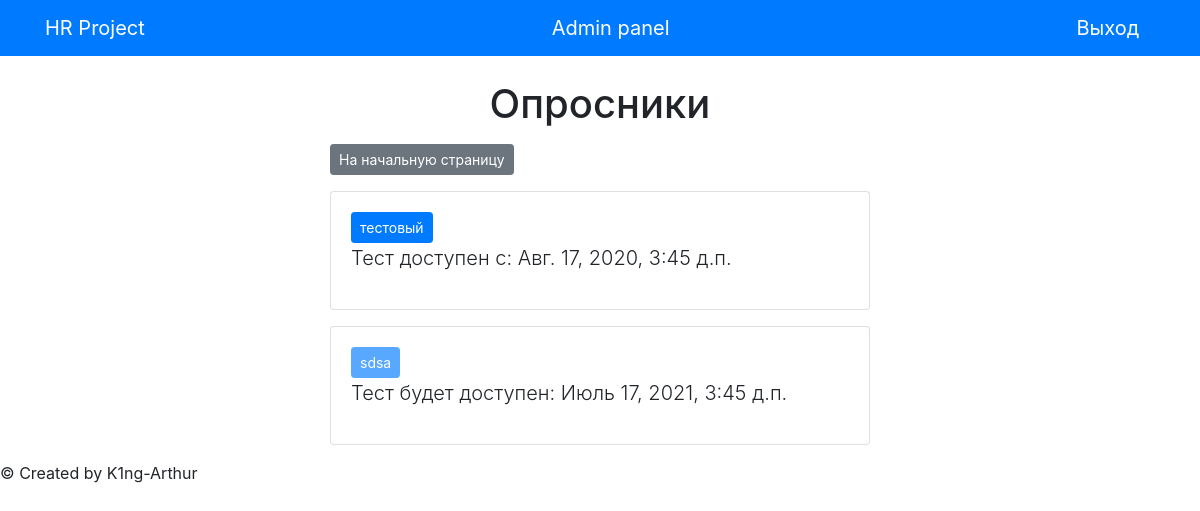
Page /polls/questionnaires/ (signed in) on the committed database.
### polls/models.py (models this page shows, shortened)
class Questionnaire(models.Model):
	questionnaire_text = models.CharField('Название', max_length=200, null=True)
	pub_date = models.DateTimeField('Дата публикации', default=timezone.now)
	start_date = models.DateTimeField('Начало теста', auto_now=False, default= timezone.now)
	class Meta:
		verbose_name = 'Опрос'
		verbose_name_plural = 'Опросы'

### polls/views.py (the view)
# urls.py: path('questionnaires/', views.questionnaires, name='questionnaires_list'),
def questionnaires(request):
	allquestionnarires = Questionnaire.objects.all()
	context = {
		'allquestionnarires' : allquestionnarires,
	}
	context['date'] = pytz.UTC.localize(datetime.now())
	return render (request, 'polls/questionnaires_list.html', context)

### templates/polls/questionnaires_list.html
{% extends 'base.html' %}
{% block content %}
	{% if user.is_authenticated %}
		<h1 class="text-center mb-3">Опросники</h1>
		<a class="btn btn-secondary btn-sm mb-3" href="/">На начальную страницу</a>
		{% if allquestionnarires %}
			{% for questionnaires in allquestionnarires %}
				<div class="card mb-3">
					<div class="card-body">
						{% if date >= questionnaires.start_date %}
							<a class="btn btn-primary btn-sm" href="{% url 'polls:questions_in_questionnaire' questionnaires.id %}">{{ questionnaires.questionnaire_text }}</a>
							<p class="lead">Тест доступен с: {{questionnaires.start_date}}</p>
						{% else %}
							<a class="btn btn-primary btn-sm disabled" href="{% url 'polls:questions_in_questionnaire' questionnaires.id %}">{{ questionnaires.questionnaire_text }}</a>
							<p class="lead">Тест будет доступен: {{questionnaires.start_date}}</p>
						{% endif %}
					</div>
				</div>
			{% endfor %}
		{% else %}
		<p>No polls available</p>
		{% endif %}
	{% else %}
   		<li>Для просмотра этой страницы войдите в ккаунт </li>
   		<li><a href="{% url 'login'%}?next={{request.path}}">Login</a></li>
{% endif %}
{% endblock %}

### rows in the picture
Questionnaire: questionnaire_text "тестовый", start_date "Авг. 17, 2020, 3:45 д.п."
Questionnaire: questionnaire_text "sdsa", start_date "Июль 17, 2021, 3:45 д.п."
